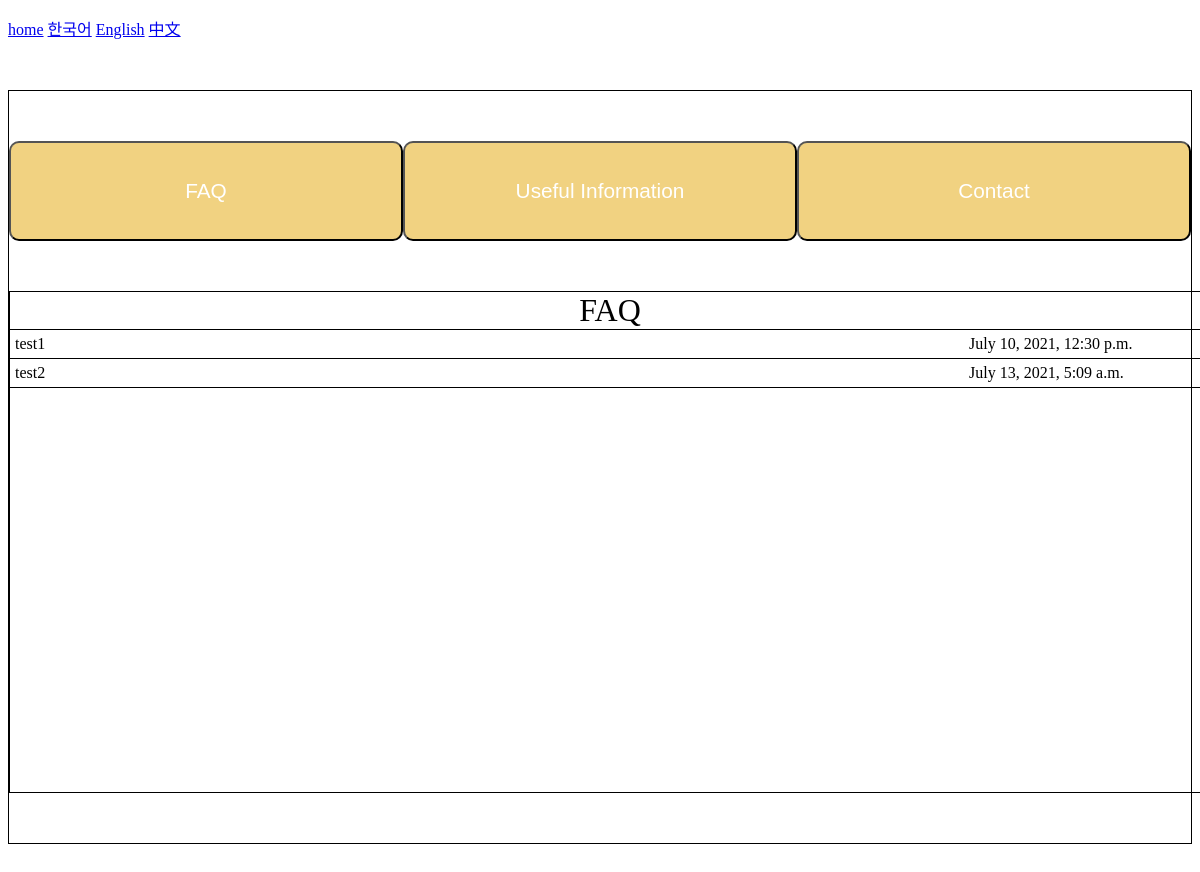
The app's page /posts/faq/ with its own data.
### posts/models.py (models this page shows)
class FAQ(models.Model):
    title = models.CharField(max_length=200)
    content = models.TextField()
    writer = models.CharField(max_length=200)
    create_date = models.DateTimeField(auto_now_add=True)
    def get_absolute_url(self):
        return reverse('posts:detail_faq', args=[self.pk])

### posts/views.py (the view)
# urls.py: path('faq/', faq, name="faq"),
def faq(request):
    faqs = FAQ.objects.all()
    context = {
        'faqs': faqs
    }
    return render(request, 'posts/FAQ.html', context)

### posts/templates/posts/FAQ.html (shortened to what this page needs)
<!DOCTYPE html>
<html lang="en">
<head>
    {% load static %}
</head>
<body>
    <p><a href="{% url 'posts:index' %}">home</a> <a href="{% url 'posts:faq' %}">한국어</a> <a href="{% url 'eng:faq' %}">English</a> <a href="{% url 'chi:faq' %}">中文</a></p>
    <div class="line">
        <div class="outer">
            <button onclick="location.href='{% url 'posts:faq' %}'" class="menu">FAQ</button>
            <button onclick="location.href='{% url 'posts:useful'%}'" class="menu">Useful Information</button>
            <button onclick="location.href='{% url 'posts:contact'%}'" class="menu">Contact</button>
        </div>
        <div class="board">
            <div class="box">
            <p style="text-align: center; border-bottom: black 1px solid; width: 100%; margin: 0px; font-size: 2em;">FAQ</p>
                {% if faqs %}
                    {% for faq in faqs %}
                        <div class="list"><a onclick="location.href='{{ faq.get_absolute_url }}'"><p>{{ faq.title }}</p><p>{{ faq.create_date }}</p></a></div>
                    {% endfor %}
                {% else %}
                    <p>많이하는 질문</p>
                {% endif %}
            </div>
        </div>
    </div>
</body>
</html>

### posts/templates/posts/FAQ.html (style rules this page uses)
.line { margin-top: 50px; margin-bottom: 50px; border: 1px solid black; }
.outer { margin-top: 50px; display: flex; }
.outer button { margin: 0 auto; color: white; font-size: 1.3em; width: 400px; height: 100px; background: #f1d281; border-radius: 10px; }
.board { margin-top: 50px; margin-bottom: 50px; }
.box { border: 1px solid black; width: 1200px; height: 500px; margin: 0 auto; }
.list { border-bottom: black 1px solid; width: 100%; margin: 0px; }
.list a { width: 100%; display: flex; }
.list p { padding: 5px; }
.list p:first-child { width: 80%; margin: 0px; }
.list p:last-child { width: 20%; margin: 0px; }

### records on screen
FAQ: title "test1", create_date "July 10, 2021, 12:30 p.m."
FAQ: title "test2", create_date "July 13, 2021, 5:09 a.m."
